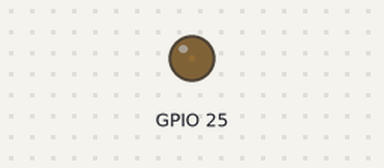
A sketch run on a simulated ESP32. On the bench: output pins drawn as LEDs (lit = HIGH).

Above: at 1.0 s.
Timing chart, 0 to 2.5 s (numbered marks = the images above):
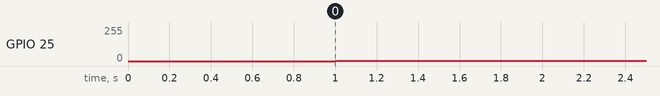

The sketch:

mymelo_esp32.ino
```cpp
// Arduino  私だけの電子オルゴール 減衰矩形波/減衰正弦波
// 2020.4.21 koyama@hirosaki-u.ac.jp
// 2021.2.24 esp32移植byでんたろう
#include "mymelo.h"
#define  Nc  256
#define BUFFER_LEN    (256)        // バッファサイズ
const char W[] PROGMEM={0,0,0,0,1,1,1,2,2,3,4,5,5,6,7,9,10,11,12,14,15,17,18,20,21,23,25,27,29,31,33,35,37,40,42,44,47,49,52,54,57,59,62,65,67,70,73,76,79,82,85,88,90,93,97,100,103,106,109,112,115,118,121,124,127,131,134,137,140,143,146,149,152,155,158,162,165,167,170,173,176,179,182,185,188,190,193,196,198,201,203,206,208,211,213,215,218,220,222,224,226,228,230,232,234,235,237,238,240,241,243,244,245,246,248,249,250,250,251,252,253,253,254,254,254,255,255,255,255,255,255,255,254,254,254,253,253,252,251,250,250,249,248,246,245,244,243,241,240,238,237,235,234,232,230,228,226,224,222,220,218,215,213,211,208,206,203,201,198,196,193,190,188,185,182,179,176,173,170,167,165,162,158,155,152,149,146,143,140,137,134,131,128,124,121,118,115,112,109,106,103,100,97,93,90,88,85,82,79,76,73,70,67,65,62,59,57,54,52,49,47,44,42,40,37,35,33,31,29,27,25,23,21,20,18,17,15,14,12,11,10,9,7,6,5,5,4,3,2,2,1,1,1,0,0,0};

//original
//const char W[] PROGMEM={0,0,0,0,1,1,1,2,2,3,4,5,5,6,7,9,10,11,12,14,15,17,18,20,21,23,25,27,29,31,33,35,37,40,42,44,47,49,52,54,57,59,62,65,67,70,73,76,79,82,85,88,90,93,97,100,103,106,109,112,115,118,121,124,127,131,134,137,140,143,146,149,152,155,158,162,165,167,170,173,176,179,182,185,188,190,193,196,198,201,203,206,208,211,213,215,218,220,222,224,226,228,230,232,234,235,237,238,240,241,243,244,245,246,248,249,250,250,251,252,253,253,254,254,254,255,255,255,255,255,255,255,254,254,254,253,253,252,251,250,250,249,248,246,245,244,243,241,240,238,237,235,234,232,230,228,226,224,222,220,218,215,213,211,208,206,203,201,198,196,193,190,188,185,182,179,176,173,170,167,165,162,158,155,152,149,146,143,140,137,134,131,128,124,121,118,115,112,109,106,103,100,97,93,90,88,85,82,79,76,73,70,67,65,62,59,57,54,52,49,47,44,42,40,37,35,33,31,29,27,25,23,21,20,18,17,15,14,12,11,10,9,7,6,5,5,4,3,2,2,1,1,1,0,0,0};
// 三角波(値:0～255, データ数:256)
//prog_uint8_t W[]={0,2,4,6,8,10,12,14,16,18,20,22,24,26,28,30,32,34,36,38,40,42,44,46,48,50,52,54,56,58,60,62,64,66,68,70,72,74,76,78,80,82,84,86,88,90,92,94,96,98,100,102,104,106,108,110,112,114,116,118,120,122,124,126,128,129,131,133,135,137,139,141,143,145,147,149,151,153,155,157,159,161,163,165,167,169,171,173,175,177,179,181,183,185,187,189,191,193,195,197,199,201,203,205,207,209,211,213,215,217,219,221,223,225,227,229,231,233,235,237,239,241,243,245,247,249,251,253,255,253,251,249,247,245,243,241,239,237,235,233,231,229,227,225,223,221,219,217,215,213,211,209,207,205,203,201,199,197,195,193,191,189,187,185,183,181,179,177,175,173,171,169,167,165,163,161,159,157,155,153,151,149,147,145,143,141,139,137,135,133,131,129,127,126,124,122,120,118,116,114,112,110,108,106,104,102,100,98,96,94,92,90,88,86,84,82,80,78,76,74,72,70,68,66,64,62,60,58,56,54,52,50,48,46,44,42,40,38,36,34,32,30,28,26,24,22,20,18,16,14,12,10,8,6,4,2};
uint8_t x,y;

#define extSW 34
#define Bzz1  25
#define Bzz2  26

#define CNT 8000000/256*0.5/8*120/TEMPO // テンポ120の四分音符(長さ8)を0.5秒とする
uint16_t cntr=CNT;                    // 32us*(1953*120/Tempo)=62.5ms
uint16_t p1=0, p2=0, p3=0;            // 楽譜part1～part3のポインタ(初期値は先頭)
uint8_t len1=8, len2=8, len3=8;       // 初期ディレイ(62.5ms*8=.5s)
uint8_t decayTimer=0;                 // 32μs*16=480μsごとに減衰させる
uint8_t icntr;                        // チャタリング防止カウンタ(32*255=8.1ms)
uint8_t nPlay=2;                      // 演奏回数(初回は2回演奏)

uint16_t v,v1,v2,v3, u,u1,u2;          // 振幅とその合算値
uint16_t E,E1,E2;                     // 包絡
uint16_t pW1,pW2,pW3, sw1,sw2,sw3;    // 波形ポインタとサンプリングステップ幅
uint8_t note1,note2;                  // 楽譜データDO|L4

hw_timer_t * timerA = NULL;//スピーカー用
boolean timer_flag = false;
float vol = 0.0;
int i = 0.0;
void IRAM_ATTR onTimerA() {
  timer_flag = true;
}
void setup() {
  Serial.begin(115200);
//  float wmax = 255;
//  for (int i = 0; i < 1024; i++) {
//    W[i] = (int)(wmax - (cos(2 * PI * i/1023) + 1)/2*wmax);
//    Serial.print (W[i]);
//    Serial.print (",");
//  }
  timerA = timerBegin(0, 80, true);//カウント時間は1マイクロ秒
  timerAttachInterrupt(timerA, &onTimerA, true);
  timerAlarmWrite(timerA, 32, true);//8usまで
  timerAlarmEnable(timerA);
  delay(1000);
}
void loop() {
  if(timer_flag){
//#if defined(SINE_WAVE) && (TRACK==2)//---------------------------------------------------------
    if(nPlay>0){
    if(--cntr==0){
      cntr=CNT;                       // 32us*(1953*120/Tempo)=62.5ms
      if(--len1==0){//大きい値から処理していく
        note1=pgm_read_byte(&part1[p1++]);  //mymelo.hにある楽譜データpart1のnoteデータを取得　p1で順次noteデータを参照していく

        if(note1==0){                 // part1終了!!
          nPlay--;                    // 演奏回数
          p1=p2=0;                    // 楽譜先頭
          note1=note2=0;
          len1=31; len2=32;           // 初期ディレイ(62.5ms*32=2s)
        }else{//波形生成用のデータを抽出
          len1=len[note1>>5];         // 音符は上位3ビット 1110 0000 -> 0000 0111
          sw1=SW[note1&=0x1f];  pW1=0;// 音は下位5ビット 0x1f= 0001 1111
          E1=Nc<<7;                   // 初めは最大振幅(128)
          sw3=sw1+10; pW3=0;          // わずか周波数をずらす
        }
      }

      //-----------------------------------------
      if(--len2==0){
        note2=pgm_read_byte(&part2[p2++]);  // part2の次のデータ
        if(note2==0)  p2--;           // 0ならPart2の演奏終了
        else{
          len2=len[note2>>5];         // 音符は上位3ビット
          sw2=SW[note2&=0x1f];  pW2=0;// 音は下位5ビット
          E2=Nc<<7;                   // 初めは最大振幅
        }
      }
      //-----------------------------------------
    }
    //u1=0; v1=v3=0;
    u1=u2=0;  v1=v2=v3=0;             //初期化
    if(note1>1){                      // part1の振幅を加算
      E=(Nc<<7)-E1+128;
      u1=(uint16_t)pgm_read_byte(&W[(uint8_t)(E>>9)]);  u1-=(u1>>5);
      x=((pW1+=sw1)+128)>>8;  y=(pW1+E)>>8;
      v1=(uint16_t)pgm_read_byte(&W[x])+(uint16_t)pgm_read_byte(&W[y]);
      x=((pW3+=sw3)+128)>>8;  y=(pW3+E)>>8;
      v3=(uint16_t)pgm_read_byte(&W[x])+(uint16_t)pgm_read_byte(&W[y]);
    }else{  v1=v3=255;  u1=127; }     // 休符
////-----------------------------------------
    if(note2>1){                      // part2の振幅を加算
      E=(Nc<<7)-E2+128;
      u2=(uint16_t)pgm_read_byte(&W[(uint8_t)(E>>9)]);  u2-=(u2>>5);
      x=(pW2+=sw2)>>8;  y=(pW2+E)>>8;
      v2=(uint16_t)pgm_read_byte(&W[x])+(uint16_t)pgm_read_byte(&W[y]);
    }else{  v2=255; u2=127; }         // 休符
    v=v1+((v2+v3)>>1)+2;  u=(u1<<1)+u2+u1;
//-----------------------------------------
    dacWrite(25,(v-u)>>2);
  }
  if(icntr>0)  icntr--;
  if(--decayTimer==0) E1-=(E1>>5);    // 32us*256=8.192ms毎に包絡減衰
//  if(icntr>0) icntr--;
//  if(--decayTimer==0){ E1-=(E1>>5); E2-=(E2>>5);} // 32us*256=8.192ms毎に包絡減衰
//  dacWrite(25,32*F_CPU/8/1000000);
//  dacWrite(26,32*F_CPU/8/1000000);
  timer_flag = false;
  }//timer
}
```

mymelo.h
```cpp
// kira2.mml
#define TRACK  2
#define TEMPO 120
#define REST  1
#define DO4 2
#define SO4 3
#define RA4 4
#define FA4 5
#define MI4 6
#define RE4 7
#define DO3 8
#define SI3 9
#define RA3 10
#define FA3 11
#define SO3 12
#define L4  0
#define L2  32
uint8_t len[]={8,16,0};
#define SINE_WAVE
uint16_t SW[]={0,0,1097,1644,1845,1465,1383,1232,549,1036,923,732,822,0};
const char part1[] PROGMEM={//楽譜データpart1（8ビット配列pgm_read_byte(&part1[No])で取得できる)
  DO4|L4,DO4|L4,SO4|L4,SO4|L4,RA4|L4,RA4|L4,SO4|L2,
  FA4|L4,FA4|L4,MI4|L4,MI4|L4,RE4|L4,RE4|L4,DO4|L2,
  0};
const char part2[] PROGMEM={//楽譜データpart2
  DO3|L4,DO4|L4,MI4|L4,DO4|L4,FA4|L4,DO4|L4,MI4|L4,DO4|L4,
  RE4|L4,SI3|L4,DO4|L4,RA3|L4,FA3|L4,SO3|L4,DO3|L2,
  0};
const char part3[] PROGMEM={
0};
```

Measured:
- by itself, GPIO 25: 0/255 → 1/255 at 1.0 s
